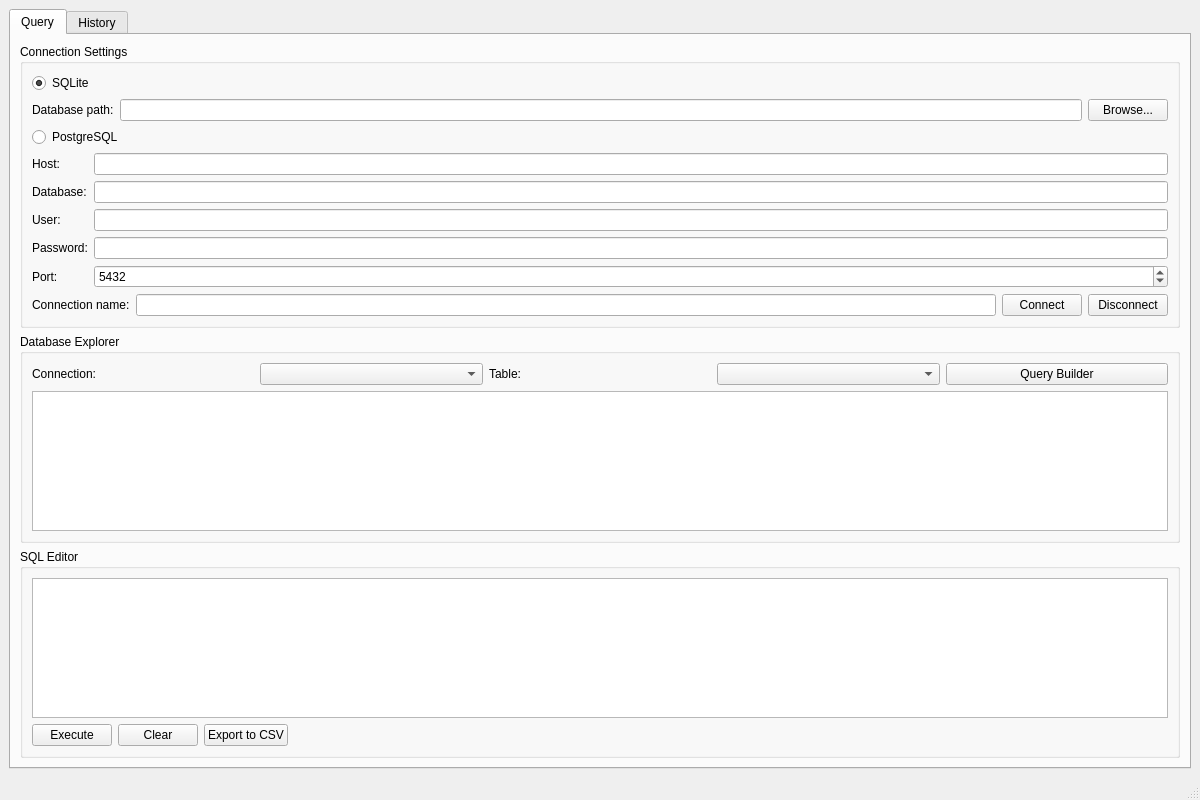
<?xml version="1.0" encoding="UTF-8"?>
<ui version="4.0">
 <class>MainWindow</class>
 <widget class="QMainWindow" name="MainWindow">
  <property name="geometry">
   <rect>
    <x>0</x>
    <y>0</y>
    <width>1200</width>
    <height>800</height>
   </rect>
  </property>
  <property name="windowTitle">
   <string>Database Query Builder</string>
  </property>
  <widget class="QWidget" name="centralwidget">
   <layout class="QVBoxLayout" name="verticalLayout">
    <item>
     <widget class="QTabWidget" name="tabWidget">
      <widget class="QWidget" name="tabQuery">
       <attribute name="title">
        <string>Query</string>
       </attribute>
       <layout class="QVBoxLayout" name="verticalLayout_2">
        <item>
         <widget class="QGroupBox" name="gbConnection">
          <property name="title">
           <string>Connection Settings</string>
          </property>
          <layout class="QVBoxLayout" name="verticalLayout_3">
           <item>
            <widget class="QRadioButton" name="rbSQLite">
             <property name="text">
              <string>SQLite</string>
             </property>
             <property name="checked">
              <bool>true</bool>
             </property>
            </widget>
           </item>
           <item>
            <layout class="QHBoxLayout" name="horizontalLayout">
             <item>
              <widget class="QLabel" name="lblSQLitePath">
               <property name="text">
                <string>Database path:</string>
               </property>
              </widget>
             </item>
             <item>
              <widget class="QLineEdit" name="leSQLitePath"/>
             </item>
             <item>
              <widget class="QPushButton" name="btnBrowse">
               <property name="text">
                <string>Browse...</string>
               </property>
              </widget>
             </item>
            </layout>
           </item>
           <item>
            <widget class="QRadioButton" name="rbPostgreSQL">
             <property name="text">
              <string>PostgreSQL</string>
             </property>
            </widget>
           </item>
           <item>
            <layout class="QGridLayout" name="gridLayout">
             <item row="0" column="0">
              <widget class="QLabel" name="lblPGHost">
               <property name="text">
                <string>Host:</string>
               </property>
              </widget>
             </item>
             <item row="0" column="1">
              <widget class="QLineEdit" name="lePGHost"/>
             </item>
             <item row="1" column="0">
              <widget class="QLabel" name="lblPGDatabase">
               <property name="text">
                <string>Database:</string>
               </property>
              </widget>
             </item>
             <item row="1" column="1">
              <widget class="QLineEdit" name="lePGDatabase"/>
             </item>
             <item row="2" column="0">
              <widget class="QLabel" name="lblPGUser">
               <property name="text">
                <string>User:</string>
               </property>
              </widget>
             </item>
             <item row="2" column="1">
              <widget class="QLineEdit" name="lePGUser"/>
             </item>
             <item row="3" column="0">
              <widget class="QLabel" name="lblPGPassword">
               <property name="text">
                <string>Password:</string>
               </property>
              </widget>
             </item>
             <item row="3" column="1">
              <widget class="QLineEdit" name="lePGPassword">
               <property name="echoMode">
                <enum>QLineEdit::Password</enum>
               </property>
              </widget>
             </item>
             <item row="4" column="0">
              <widget class="QLabel" name="lblPGPort">
               <property name="text">
                <string>Port:</string>
               </property>
              </widget>
             </item>
             <item row="4" column="1">
              <widget class="QSpinBox" name="sbPGPort">
               <property name="maximum">
                <number>65535</number>
               </property>
               <property name="value">
                <number>5432</number>
               </property>
              </widget>
             </item>
            </layout>
           </item>
           <item>
            <layout class="QHBoxLayout" name="horizontalLayout_2">
             <item>
              <widget class="QLabel" name="lblConnectionName">
               <property name="text">
                <string>Connection name:</string>
               </property>
              </widget>
             </item>
             <item>
              <widget class="QLineEdit" name="leConnectionName"/>
             </item>
             <item>
              <widget class="QPushButton" name="btnConnect">
               <property name="text">
                <string>Connect</string>
               </property>
              </widget>
             </item>
             <item>
              <widget class="QPushButton" name="btnDisconnect">
               <property name="text">
                <string>Disconnect</string>
               </property>
              </widget>
             </item>
            </layout>
           </item>
          </layout>
         </widget>
        </item>
        <item>
         <widget class="QGroupBox" name="gbExplorer">
          <property name="title">
           <string>Database Explorer</string>
          </property>
          <layout class="QVBoxLayout" name="verticalLayout_4">
           <item>
            <layout class="QHBoxLayout" name="horizontalLayout_3">
             <item>
              <widget class="QLabel" name="lblConnections">
               <property name="text">
                <string>Connection:</string>
               </property>
              </widget>
             </item>
             <item>
              <widget class="QComboBox" name="cbConnections"/>
             </item>
             <item>
              <widget class="QLabel" name="lblTables">
               <property name="text">
                <string>Table:</string>
               </property>
              </widget>
             </item>
             <item>
              <widget class="QComboBox" name="cbTables"/>
             </item>
             <item>
              <widget class="QPushButton" name="btnQueryBuilder">
               <property name="text">
                <string>Query Builder</string>
               </property>
               <property name="icon">
                <iconset resource="../resources.qrc">
                 <normaloff>:/icons/builder.png</normaloff>:/icons/builder.png</iconset>
               </property>
              </widget>
             </item>
            </layout>
           </item>
           <item>
            <widget class="QTableView" name="tvResults">
             <property name="alternatingRowColors">
              <bool>true</bool>
             </property>
             <property name="selectionMode">
              <enum>QAbstractItemView::SingleSelection</enum>
             </property>
             <property name="selectionBehavior">
              <enum>QAbstractItemView::SelectRows</enum>
             </property>
            </widget>
           </item>
          </layout>
         </widget>
        </item>
        <item>
         <widget class="QGroupBox" name="gbQuery">
          <property name="title">
           <string>SQL Editor</string>
          </property>
          <layout class="QVBoxLayout" name="verticalLayout_5">
           <item>
            <widget class="QPlainTextEdit" name="pteQuery"/>
           </item>
           <item>
            <layout class="QHBoxLayout" name="horizontalLayout_4">
             <item>
              <widget class="QPushButton" name="btnExecute">
               <property name="text">
                <string>Execute</string>
               </property>
              </widget>
             </item>
             <item>
              <widget class="QPushButton" name="btnClear">
               <property name="text">
                <string>Clear</string>
               </property>
              </widget>
             </item>
             <item>
              <widget class="QPushButton" name="btnExport">
               <property name="text">
                <string>Export to CSV</string>
               </property>
              </widget>
             </item>
             <item>
              <spacer name="horizontalSpacer">
               <property name="orientation">
                <enum>Qt::Horizontal</enum>
               </property>
               <property name="sizeHint" stdset="0">
                <size>
                 <width>40</width>
                 <height>20</height>
                </size>
               </property>
              </spacer>
             </item>
            </layout>
           </item>
          </layout>
         </widget>
        </item>
       </layout>
      </widget>
      <widget class="QWidget" name="tabHistory">
       <attribute name="title">
        <string>History</string>
       </attribute>
       <layout class="QVBoxLayout" name="verticalLayout_7">
        <item>
         <widget class="QListWidget" name="listQueryHistory">
          <property name="selectionMode">
           <enum>QAbstractItemView::SingleSelection</enum>
          </property>
         </widget>
        </item>
        <item>
         <layout class="QHBoxLayout" name="horizontalLayout_6">
          <item>
           <widget class="QPushButton" name="btnLoadFromHistory">
            <property name="text">
             <string>Load Selected</string>
            </property>
           </widget>
          </item>
          <item>
           <widget class="QPushButton" name="btnClearHistory">
            <property name="text">
             <string>Clear History</string>
            </property>
           </widget>
          </item>
          <item>
           <spacer name="horizontalSpacer_3">
            <property name="orientation">
             <enum>Qt::Horizontal</enum>
            </property>
            <property name="sizeHint" stdset="0">
             <size>
              <width>40</width>
              <height>20</height>
             </size>
            </property>
           </spacer>
          </item>
         </layout>
        </item>
       </layout>
      </widget>
     </widget>
    </item>
   </layout>
  </widget>
  <widget class="QStatusBar" name="statusbar"/>
 </widget>
 <resources>
  <include location="../resources.qrc"/>
 </resources>
</ui>
